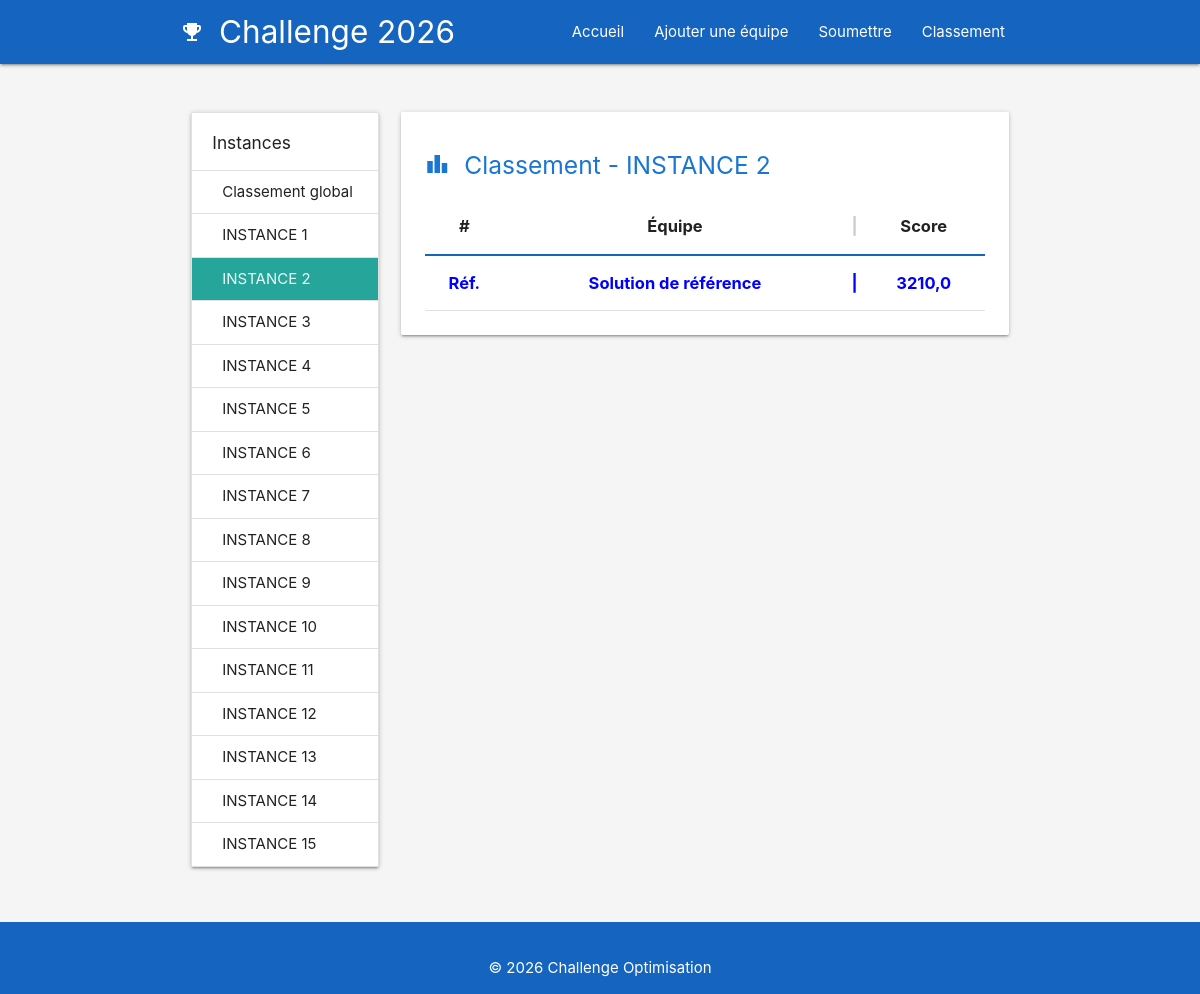
The app's page /classement/2/ with its own data.
### solutions/models.py (models this page shows, shortened)
class Instance(models.Model):
    nom = models.CharField(max_length=100, unique=True)
    numero = models.IntegerField(unique=True)
    description = models.TextField(blank=True)
    date_ajout = models.DateTimeField(auto_now_add=True)

class Solution(models.Model):
    equipe          = models.ForeignKey(Equipe, on_delete=models.CASCADE)
    instance        = models.ForeignKey(Instance, on_delete=models.CASCADE)
    fichier         = models.FileField(upload_to='solutions/',blank=True, null=True)  # Chemin de la meilleure solution
    date_soumission = models.DateTimeField(auto_now_add=True)
    score           = models.FloatField(default=0)
    class Meta:
        unique_together = ('equipe', 'instance')  # une seule entrée par équipe/instance

### equipes/models.py (models this page shows, shortened)
class Equipe(models.Model):
    nom = models.CharField(max_length=100, unique=True)
    date_creation = models.DateTimeField(auto_now_add=True)

### classement/views.py (the view)
# urls.py: path('', classement_view, name='classement'),
def classement_view(request, instance_id=None):
    instances = Instance.objects.all().order_by('numero')
    instance_active = None
    solutions = []
    classement_global = []
    if instance_id:
        instance_active, solutions = Classement.by_instance(instance_id)
    else:
        classement_global = Classement.for_all_instances()
    return render(request, 'classement/classement.html', {
        'instances': instances,
        'instance_active': instance_active,
        'solutions': solutions,
        'classement_global': classement_global,
        'nom_reference'    : 'Solution de référence'
    })

### classement/utils.py (called while the page is built)
    @staticmethod
    def by_instance(instance_id):
        instance_active = get_object_or_404(Instance, id=instance_id)
        solutions = (
            Solution.objects
            .filter(instance=instance_active)
            .select_related('equipe')
            .order_by('score')
        )
        rank = 0
        for sol in solutions:
            if sol.equipe.nom == "Solution de référence":
                sol.rank = None
                sol.is_reference = True
            else:
                rank += 1
                sol.rank = rank
                sol.is_reference = False
        return instance_active, solutions

### templates/classement/classement.html (shortened to what this page needs)
{% extends "base.html" %}
{% load static %}
{% block styles %}
<link rel="stylesheet" href="{% static 'css/classement.css' %}">
{% endblock %}
{% block content %}
<div class="row">
    <div class="col s12 m3">
        <ul class="collection with-header z-depth-1">
            <li class="collection-header"><h6>Instances</h6></li>
            <li class="collection-item {% if not instance_active %}active{% endif %}">
                <a href="{% url 'classement' %}" style="color: inherit;">
                    Classement global
                </a>
            </li>
            {% for inst in instances %}
                <li class="collection-item {% if instance_active and inst.id == instance_active.id %}active{% endif %}">
                    <a href="{% url 'classement_instance' inst.id %}" style="color: inherit;">
                        {{ inst.nom }}
                    </a>
                </li>
            {% endfor %}
        </ul>
    </div>
    <div class="col s12 m9">
        <div class="card">
            <div class="card-content">
                {% if instance_active %}
                    <h5 class="blue-text text-darken-2">
                        <i class="material-icons left">leaderboard</i>
                        Classement - {{ instance_active.nom }}
                    </h5>
                    <table class="highlight centered classement-table">
                        <thead>
                            <tr>
                                <th>#</th>
                                <th>Équipe</th>
                                <th class="separator">|</th>
                                <th>Score</th>
                            </tr>
                        </thead>
                        <tbody>
                            {% for sol in solutions %}
                                <tr class="
                                    {% if sol.equipe.nom == nom_reference %}line-reference
                                    {% elif sol.rank == 1 %}first-place
                                    {% elif sol.rank == 2 %}second-place
                                    {% elif sol.rank == 3 %}third-place
                                    {% endif %}
                                ">
                                    <td>
                                        {% if sol.is_reference %}
                                            Réf.
                                        {% elif sol.rank == 1 %}🥇
                                        {% elif sol.rank == 2 %}🥈
                                        {% elif sol.rank == 3 %}🥉
                                        {% else %}{{ sol.rank }}
                                        {% endif %}
                                    </td>
                                    <td>{{ sol.equipe.nom }}</td>
                                    <td class="separator">|</td>
                                    <td><strong>{{ sol.score }}</strong></td>
                                </tr>
                                {% empty %}
                                <tr>
                                    <td colspan="4">Aucune soumission</td>
                                </tr>
                                {% endfor %}
                        </tbody>
                    </table>
                {% endif %}
            </div>
        </div>
    </div>
</div>
{% endblock %}

### static/css/classement.css (style rules this page uses)
.classement-table { margin-top: 20px; font-size: 1.1rem; }
.classement-table th { border-bottom: 2px solid #1565C0; }
.separator { color: #ccc; width: 10px; }
.line-reference { font-weight: bold !important; color : blue !important; }
.line-reference td, .line-reference td strong { font-weight: bold !important; color: blue !important; }

### templates/base.html (style rules this page uses)
body { display: flex; min-height: 100vh; flex-direction: column; background-color: #f5f5f5; }

### records on screen
Instance: nom "INSTANCE 1"
Instance: nom "INSTANCE 2"
Instance: nom "INSTANCE 3"
Instance: nom "INSTANCE 4"
Instance: nom "INSTANCE 5"
Instance: nom "INSTANCE 6"
Instance: nom "INSTANCE 7"
Instance: nom "INSTANCE 8"
Instance: nom "INSTANCE 9"
Instance: nom "INSTANCE 10"
Instance: nom "INSTANCE 11"
Instance: nom "INSTANCE 12"
Instance: nom "INSTANCE 13"
Instance: nom "INSTANCE 14"
Instance: nom "INSTANCE 15"
Solution: shows "Réf.", equipe.nom "Solution de référence", score "3210,0"
